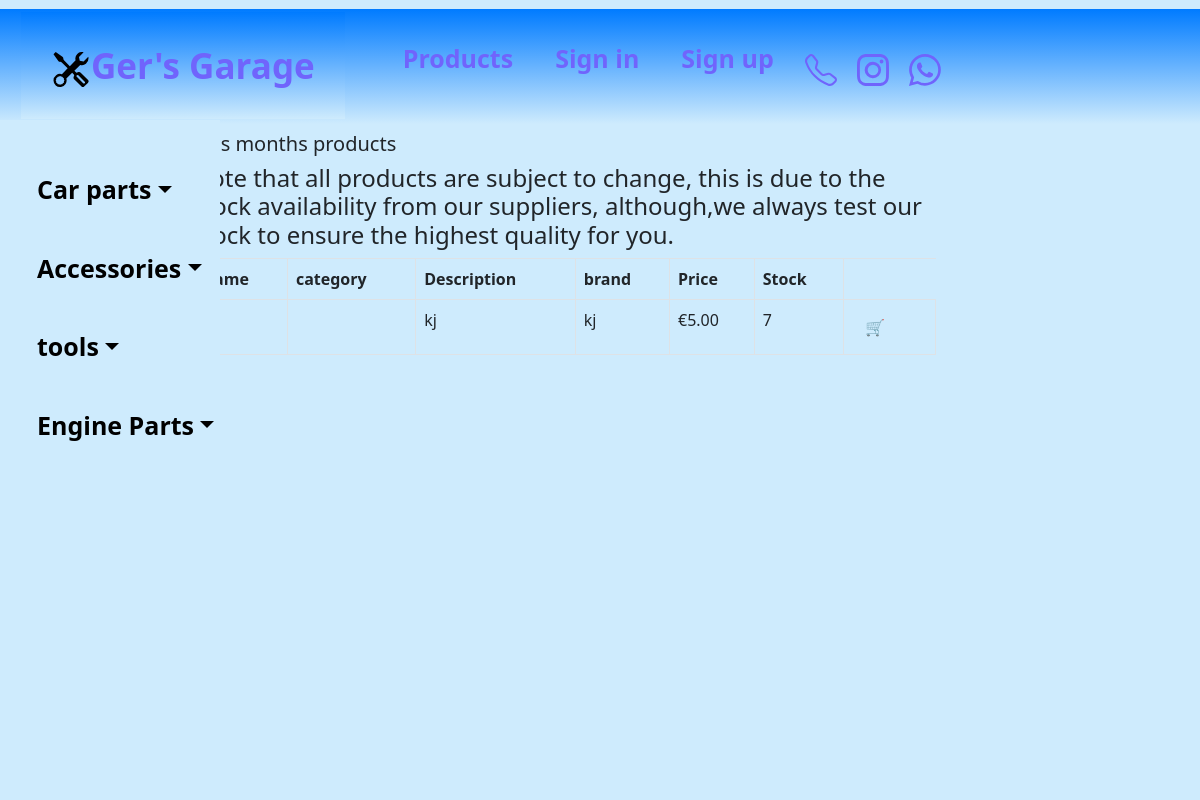
The app's page /Products/, older data.
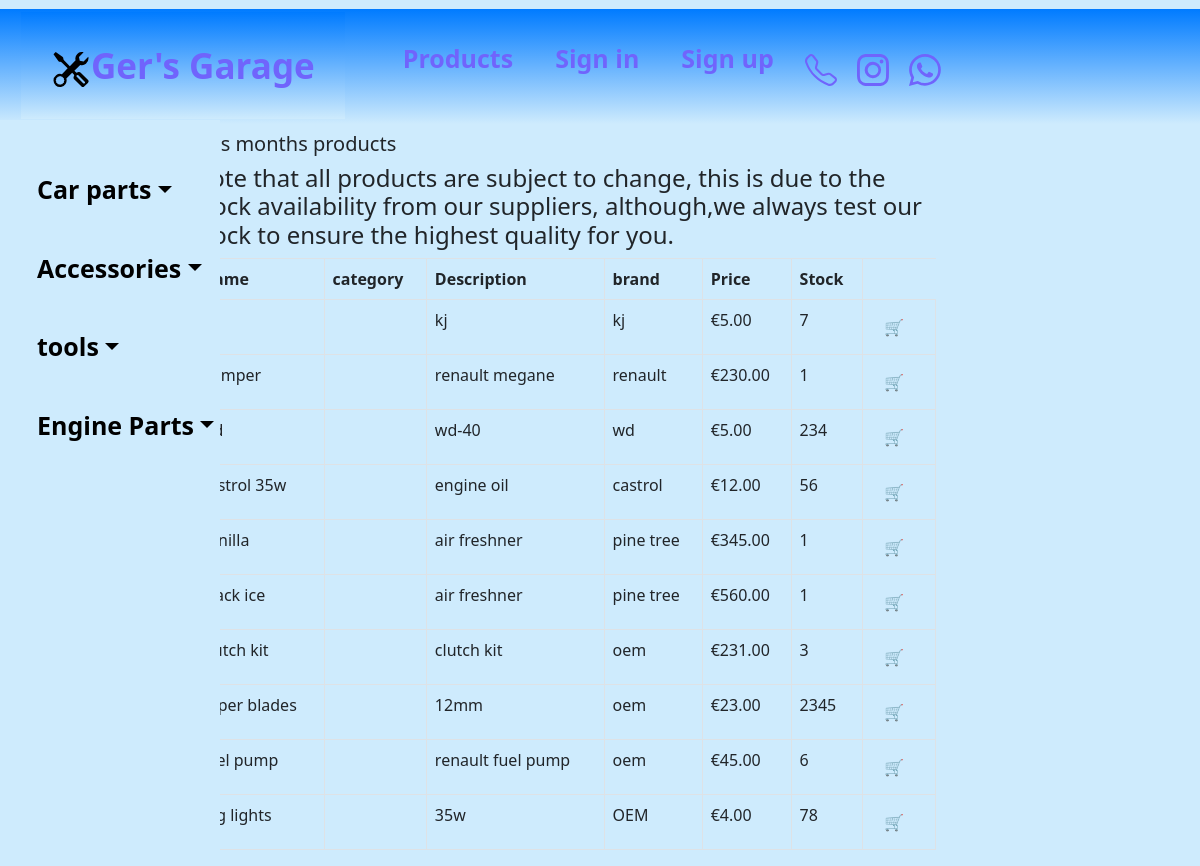
The same page, newer data.
### Products/models.py (models this page shows, shortened)
class Product(models.Model):
    name = models.TextField(max_length=25, default='')
    description = models.TextField(max_length=100, default='')
    brand = models.TextField(max_length=25, default='')
    price = models.DecimalField(max_digits=10, decimal_places=2)
    picture = models.ImageField(upload_to='images/', blank=True)
    category = models.ForeignKey(Category, null=True, blank=True, on_delete=models.CASCADE)
    stock = models.IntegerField()

### Products/views.py (the view, shortened to what this page needs)
class ProductListView(ListView):
    model = Product
    template_name = 'products.html'
    context_object_name = 'all_products_list'

### Products/template/products.html
{% extends 'index.html' %}
{% block content %}
<div class="container">
    <nav class="sidenav p" style="width:220px;margin-top:120px;background-color:#ceebfd; display:flex;" " id="sidenav">
        <ul class="list-unstyled components"id="content" >
            <li class="active">
                <a href="{% url 'category' 2 %}" style= "color: black;" data-toggle="collapse" aria-expanded="false" class="dropdown-toggle">Car parts</a>
            </li>
            <li>
                <a href="{% url 'category' 4 %}" style= "color: black;" data-toggle="collapse" aria-expanded="false" class="dropdown-toggle">Accessories</a>
            </li>
            <li>
                <a href="{% url 'category' 5 %}" style= "color: black;" data-toggle="collapse" aria-expanded="false" class="dropdown-toggle">tools</a>
            </li>
            <li>
                <a href="{% url 'category' 3 %}" style= "color: black;" data-toggle="collapse" aria-expanded="false" class="dropdown-toggle">Engine Parts</a>
            </li>
        </ul></nav>
<div class="col-sm-8" style="margin-left:150px;">
    <h1>This months products</h1>
    <h4>Note that all products are subject to change, this is due to the stock availability from our suppliers, although,we always test our stock to ensure the highest quality for you.</h4>
    <table class="table table-bordered table-hover table-condensed">
        <thead>
         <tr>
                <th>Name</th>
                <th>category</th>
                <th>Description</th>
                <th>brand</th>
                <th>Price</th>
                <th>Stock</th>
            </tr>
        </thead>
        <tbody>
            {% for product in all_products_list %}
            <tr>
                <td>{{product.name}}</td>
                <td>{{product.category.name}}</td>
                <td>{{product.description}}</td>
                <td>{{product.brand}}</td>
                <td>&euro;{{product.price}}</td>
                <td>{{product.stock}}</td>
                {% if product.stock > 0 %}
                <td><a href="{% url 'add_cart' product.id %}" class="btn btn-default btn-xs">🛒</a></td>
                {% else %}
                <td>
                    <a href="{% url 'add_cart' product.id %}" class="btn btn-default btn-xs">
                        🛒
                    </a>
                </td>
                {% endif %}
            </tr>
            {% endfor %}
        </tbody>
    </table>
</div></div></div>
{% endblock content %}

Row changes from the older to the newer data that the page shows:
added Product: name "bumper", description "renault megane", brand "renault", price "230.00", stock "1"
added Product: description "wd-40", brand "wd", price "5.00", stock "234"
added Product: name "castrol 35w", description "engine oil", brand "castrol", price "12.00", stock "56"
added Product: name "vanilla", description "air freshner", brand "pine tree", price "345.00", stock "1"
added Product: name "black ice", description "air freshner", brand "pine tree", price "560.00", stock "1"
added Product: name "clutch kit", description "clutch kit", brand "oem", price "231.00", stock "3"
added Product: name "wiper blades", description "12mm", brand "oem", price "23.00", stock "2345"
added Product: name "fuel pump", description "renault fuel pump", brand "oem", price "45.00", stock "6"
added Product: name "fog lights", description "35w", brand "OEM", price "4.00", stock "78"
